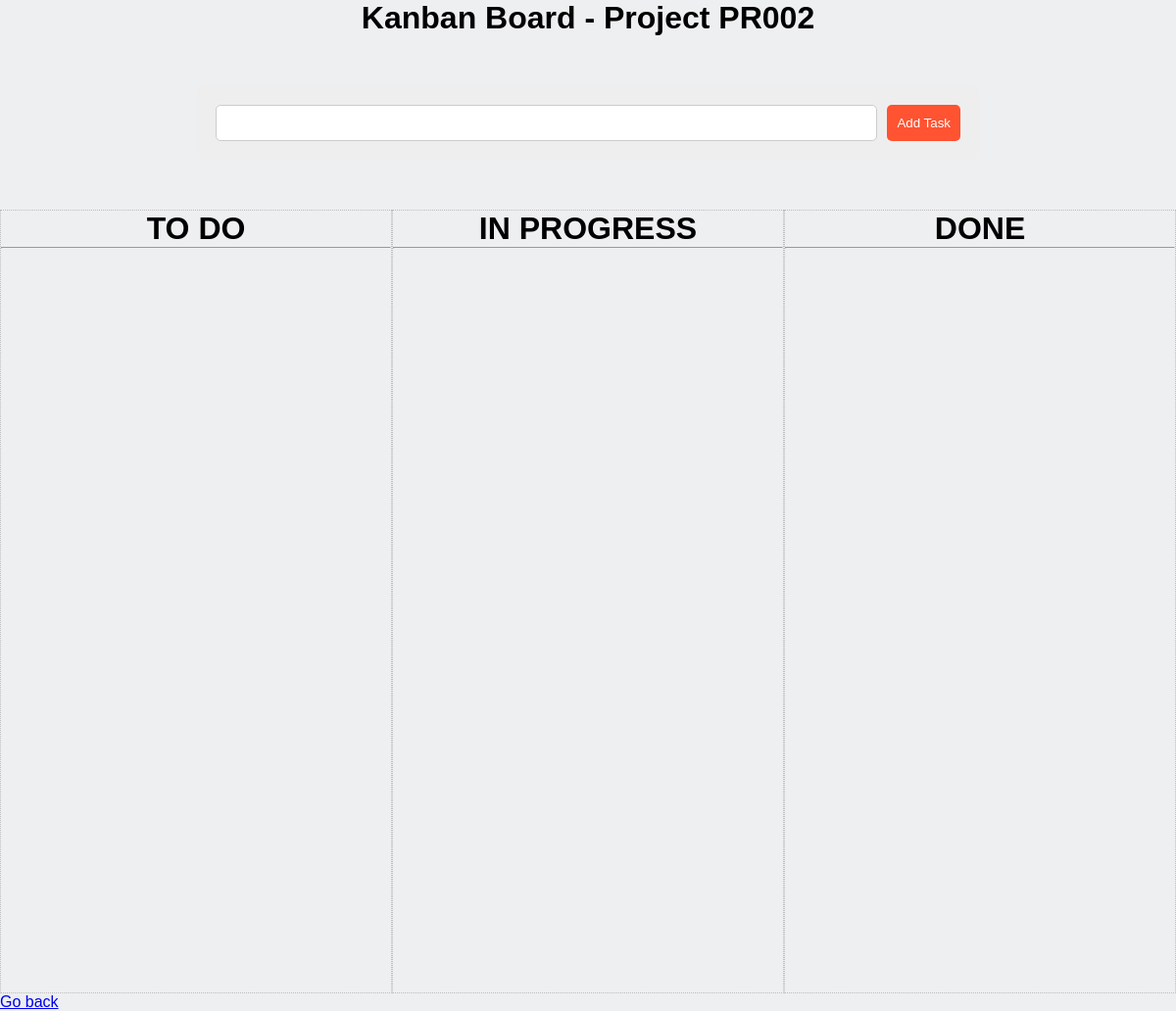
The page /kanban/PR002 on the database as committed earlier.
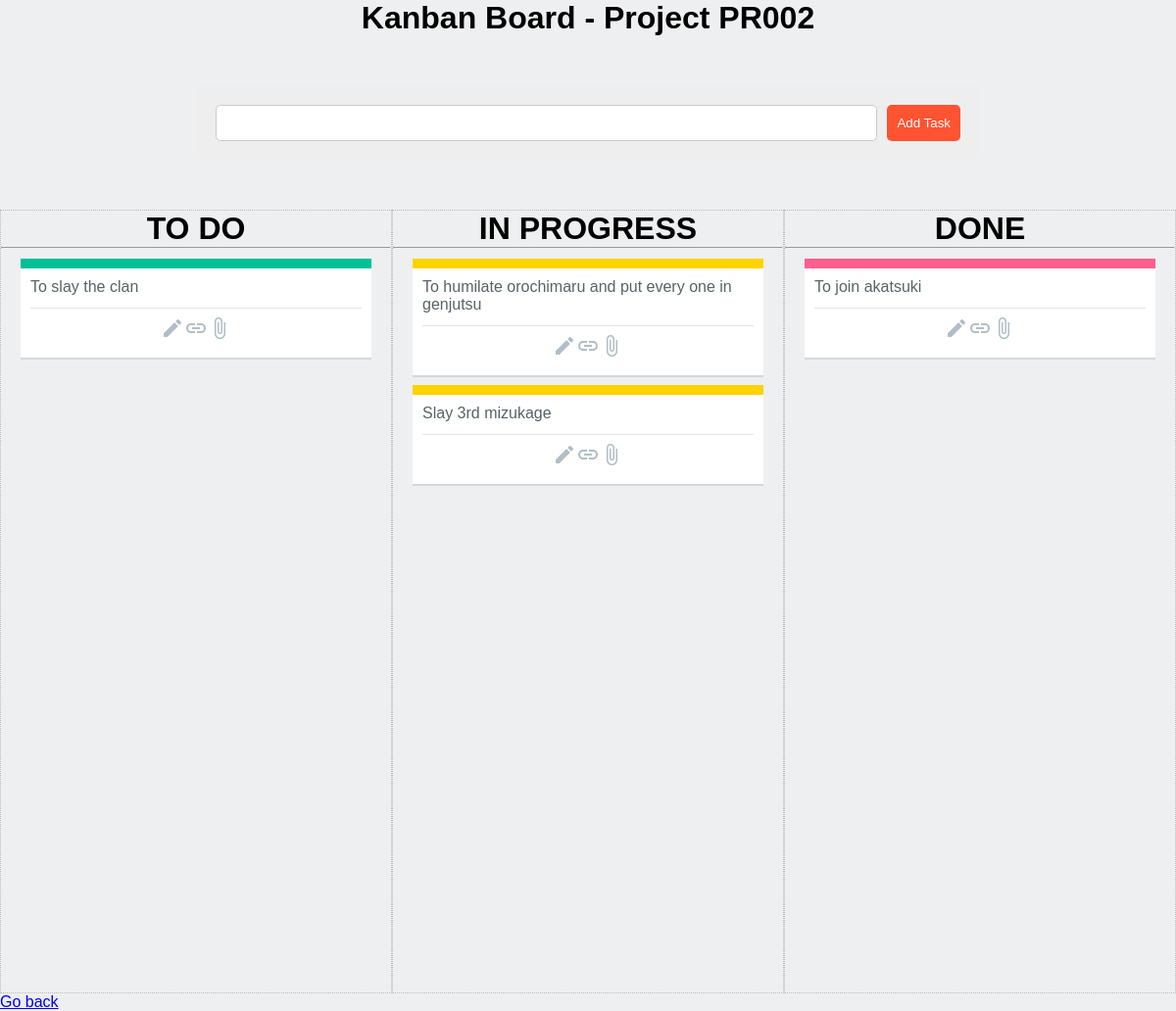
The same page on the database as committed later.
### app.py (models this page shows)
class Task(db.Model):
    id = db.Column(db.Integer, primary_key=True)
    title = db.Column(db.String(200), nullable=False)
    status = db.Column(db.String(20), nullable=False)
    date_created = db.Column(db.DateTime, default=datetime.utcnow)
    project_number = db.Column(db.String(50), db.ForeignKey(
        'new_project.project_number'), nullable=False)

### app.py (the view)
@app.route('/kanban/<project_number>', methods=['GET', 'POST'])
def kanban(project_number):
    tasks = Task.query.filter_by(project_number=project_number).all()
    return render_template('test_kanban.html', tasks=tasks, project_number=project_number)

### templates/test_kanban.html (shortened to what this page needs)
<!DOCTYPE html>
<html lang="en">
  <head>
    <link rel="stylesheet" href="/static/css/style.css" />
  </head>
  <body>
    {% if project_number %}
    <h1 style="text-align: center">
      Kanban Board - Project {{ project_number }}
    </h1>
    {% else %}
    <h1>No project number found</h1>
    {% endif %}
    <div class="page">
      <form action="/add" method="post">
        <input type="text" id="input-field" name="title" required />
        <input type="submit" value="Add Task" />
      </form>
    </div>
   <div class="wrap" id="multi">
       <div class="dragBox" id="drag1">
        <h1 style="text-align: center;">TO DO</h1>
        <hr>
          {% for task in tasks if task.status == 'To Do' %}
            <div id="{{ task.id }}" class="task" data-id="{{ task.id }}"   onclick="expandCard(this, event)">
               <div class="cardMini ">
                   <div class="header color-green"></div>
                   <div class="content" data-id="{{ task.id }}" >
                      {{ task.title }}
                      <div class="actions">
                        <i class="material-icons"> edit</i>
                        <i class="material-icons">insert_link</i>
                        <i class="material-icons">attach_file</i>
                      </div>
                    </div>
               </div>
           </div>
           {% endfor %}
       </div>
       <div class="dragBox" id="drag2">
        <h1 style="text-align: center;">IN PROGRESS</h1>
        <hr>
          {% for task in tasks if task.status == 'In Progress' %}
              <div id="{{ task.id }}" class="task" data-id="{{ task.id }}" onclick="expandCard(this, event)">
              <div class="cardMini ">
                   <div class="header color-yellow"></div>
                   <div class="content" data-id="{{ task.id }}">
                      {{ task.title }}
                      <div class="actions">
                        <i class="material-icons"> edit</i>
                        <i class="material-icons">insert_link</i>
                        <i class="material-icons">attach_file</i>
                      </div>
                    </div>
               </div>
           </div>
           {% endfor %}
          </div>
       <div class="dragBox" id="drag3">
        <h1 style="text-align: center;">DONE</h1>
        <hr>
          {% for task in tasks if task.status == 'Done' %}
              <div id="{{ task.id }}" class="task" data-id="{{ task.id }}" onclick="expandCard(this, event)">
              <div class="cardMini ">
                   <div class="header color-red"></div>
                   <div class="content" data-id="{{ task.id }}">
                      {{ task.title }}
                      <div class="actions" >
                        <i class="material-icons"> edit</i>
                        <i class="material-icons">insert_link</i>
                        <i class="material-icons">attach_file</i>
                      </div>
                    </div>
               </div>
           </div>
           {% endfor %}
        </div>
   </div>
    <a href="/all_project">Go back</a>
  </body>
</html>

Rows that differ between the two databases and show on the page:
now on this page (row edited): Task: title "To slay the clan", shown under "TO DO"
now on this page (row edited): Task: title "To humilate orochimaru and put every one in genjutsu", shown under "IN PROGRESS"
added Task: title "Slay 3rd mizukage", shown under "IN PROGRESS"
now on this page (row edited): Task: title "To join akatsuki", shown under "DONE"
